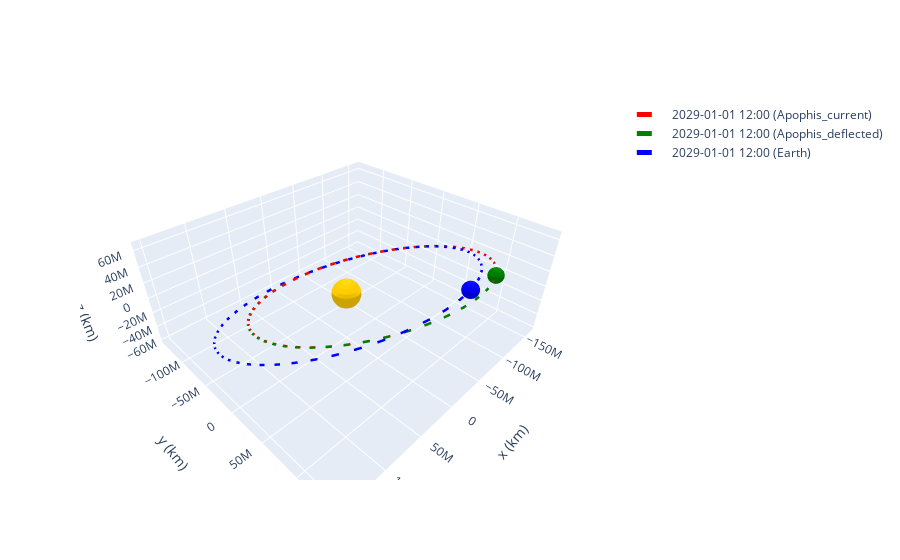

The code cell stored with this chart in its notebook:
### Code cell
from poliastro.bodies import Earth
from poliastro.twobody import Orbit
from poliastro.plotting import OrbitPlotter
from poliastro.maneuver import Maneuver
import numpy as np

# Time 
year=str(2029)
month=str(1)
day=str(1)
time=str('12:00:00')
t_rendezvous = Time(f'{year}-{month}-{day}T{time}',format='isot', scale='utc')

# Define the orbit
apophis_ephem_end = Ephem.from_horizons('Apophis',t_rendezvous)  
Apophis_orbit=Orbit.from_ephem(Sun, apophis_ephem_end,t_rendezvous)
earth_ephem_end = Ephem.from_horizons('399', t_rendezvous)
Earth_orbit=Orbit.from_ephem(Sun, earth_ephem_end, t_rendezvous)

# Apply delta-v (change in velocity) (first argument is the time instant) for tangential (multiplier on velocity of apophis)
vel = [-0.01389134, -0.00589191, -0.0025386]
mag = 50e-3
coef = np.sqrt((mag**2)/(vel[0]**2 + vel[1]**2 + vel[2]**2))
delta_v = Maneuver((0 * u.s, [vel[0]*(coef), vel[1]*(coef), vel[2]*(coef)] * u.km / u.s)) 
Apophis_orbit_new = Apophis_orbit.apply_maneuver(delta_v)

# 2D plots
plot2D = OrbitPlotter()
plot2D.plot(Apophis_orbit, label='Initial Orbit', color='red')
plot2D.plot(Apophis_orbit_new, label='Updated Orbit', color='green')
# plot2D.plot(Earth_orbit, label='Earth', color='blue')
plot2D.show()

# 3D PLots
plot3D = OrbitPlotter(backend=Plotly3D())
plot3D.plot(Apophis_orbit, label='Apophis_current', color='red')
plot3D.plot(Apophis_orbit_new, label='Apophis_deflected', color='green')
plot3D.plot(Earth_orbit, label='Earth', color='blue')
plot3D.show()

### Figure 1 — Plotly figure (JSON) as saved in the notebook; plotly's stock layout.template omitted (floating-point values rounded to 4 significant figures; data arrays with more than 128 entries replaced by an {"elided": "..."} marker saying what was removed)
{"data": [{"cauto": false, "cmax": 1, "cmin": 1, "colorscale": [[0, "#ffcc00"], [1, "#ffcc00"]], "showlegend": false, "showscale": false, "type": "surface", "x": {"elided": "20x20 float values"}, "y": {"elided": "20x20 float values"}, "z": {"elided": "20x20 float values"}}, {"line": {"color": "red", "dash": "dash", "width": 5}, "mode": "lines", "name": "2029-01-01 12:00 (Apophis_current)", "showlegend": true, "type": "scatter3d", "x": {"elided": "150 float values"}, "y": {"elided": "150 float values"}, "z": {"elided": "150 float values"}}, {"cauto": false, "cmax": 1, "cmin": 1, "colorscale": [[0, "red"], [1, "red"]], "showlegend": false, "showscale": false, "type": "surface", "x": {"elided": "20x20 float values"}, "y": {"elided": "20x20 float values"}, "z": {"elided": "20x20 float values"}}, {"cauto": false, "cmax": 1, "cmin": 1, "colorscale": [[0, "#ffcc00"], [1, "#ffcc00"]], "showlegend": false, "showscale": false, "type": "surface", "x": {"elided": "20x20 float values"}, "y": {"elided": "20x20 float values"}, "z": {"elided": "20x20 float values"}}, {"line": {"color": "green", "dash": "dash", "width": 5}, "mode": "lines", "name": "2029-01-01 12:00 (Apophis_deflected)", "showlegend": true, "type": "scatter3d", "x": {"elided": "150 float values"}, "y": {"elided": "150 float values"}, "z": {"elided": "150 float values"}}, {"cauto": false, "cmax": 1, "cmin": 1, "colorscale": [[0, "green"], [1, "green"]], "showlegend": false, "showscale": false, "type": "surface", "x": {"elided": "20x20 float values"}, "y": {"elided": "20x20 float values"}, "z": {"elided": "20x20 float values"}}, {"cauto": false, "cmax": 1, "cmin": 1, "colorscale": [[0, "#ffcc00"], [1, "#ffcc00"]], "showlegend": false, "showscale": false, "type": "surface", "x": {"elided": "20x20 float values"}, "y": {"elided": "20x20 float values"}, "z": {"elided": "20x20 float values"}}, {"line": {"color": "blue", "dash": "dash", "width": 5}, "mode": "lines", "name": "2029-01-01 12:00 (Earth)", "showlegend": true, "type": "scatter3d", "x": {"elided": "150 float values"}, "y": {"elided": "150 float values"}, "z": {"elided": "150 float values"}}, {"cauto": false, "cmax": 1, "cmin": 1, "colorscale": [[0, "blue"], [1, "blue"]], "showlegend": false, "showscale": false, "type": "surface", "x": {"elided": "20x20 float values"}, "y": {"elided": "20x20 float values"}, "z": {"elided": "20x20 float values"}}], "layout": {"autosize": true, "scene": {"aspectmode": "data", "xaxis": {"title": {"text": "x (km)"}}, "yaxis": {"title": {"text": "y (km)"}}, "zaxis": {"title": {"text": "z (km)"}}}}}
